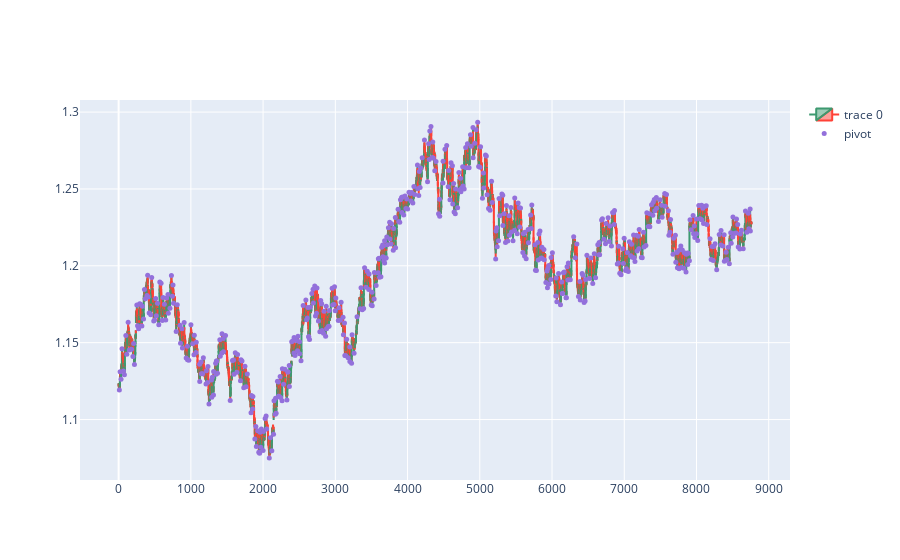

The code cell stored with this chart in its notebook:
### Code cell
dfpl = df[0:8761]
fig = go.Figure(data=[go.Candlestick(x=dfpl.index,
                open=dfpl['open'],
                high=dfpl['high'],
                low=dfpl['low'],
                close=dfpl['close'])])

fig.add_scatter(x=dfpl.index, y=dfpl['pointpos'], mode="markers",
                marker=dict(size=5, color="MediumPurple"),
                name="pivot")
fig.update_layout(xaxis_rangeslider_visible=False)
fig.show()

### Figure 1 — Plotly figure (JSON) as saved in the notebook; plotly's stock layout.template omitted (floating-point values rounded to 4 significant figures; data arrays with more than 128 entries replaced by an {"elided": "..."} marker saying what was removed)
{"data": [{"close": {"elided": "8761 float values"}, "high": {"elided": "8761 float values"}, "low": {"elided": "8761 float values"}, "open": {"elided": "8761 float values"}, "type": "candlestick", "x": {"elided": "8761 int values"}}, {"marker": {"color": "MediumPurple", "size": 5}, "mode": "markers", "name": "pivot", "type": "scatter", "x": {"elided": "8761 int values"}, "y": {"elided": "8761 float values"}}], "layout": {"xaxis": {"rangeslider": {"visible": false}}}}
